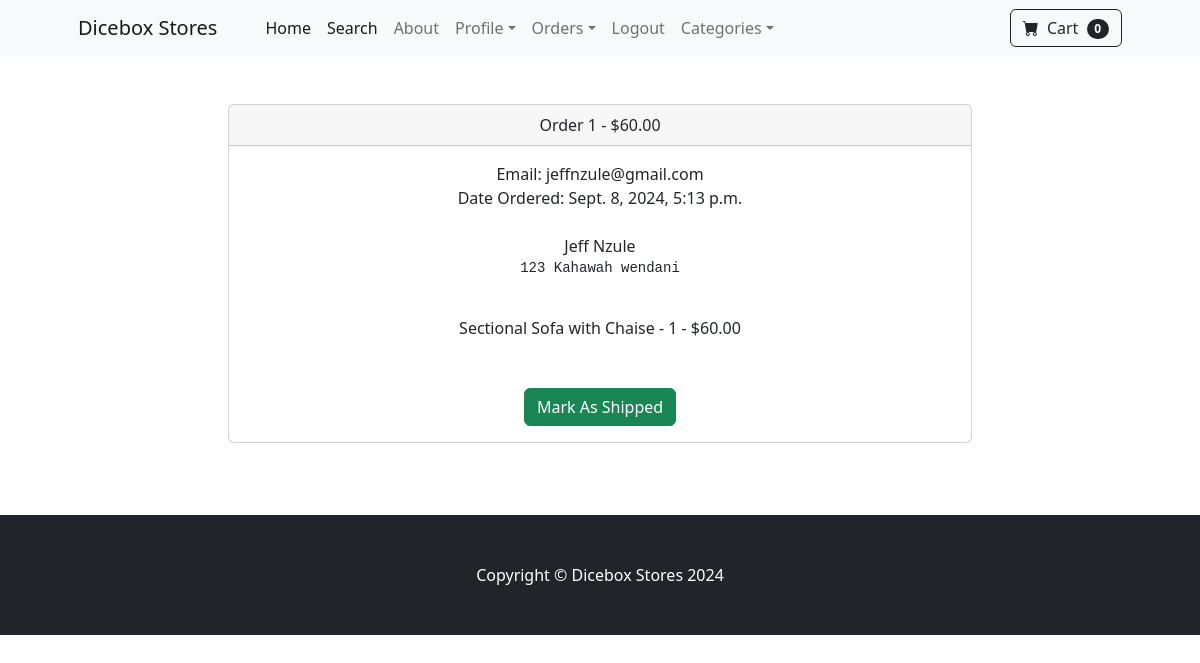
Page /payment/orders/1 (signed in) on the earlier database version.
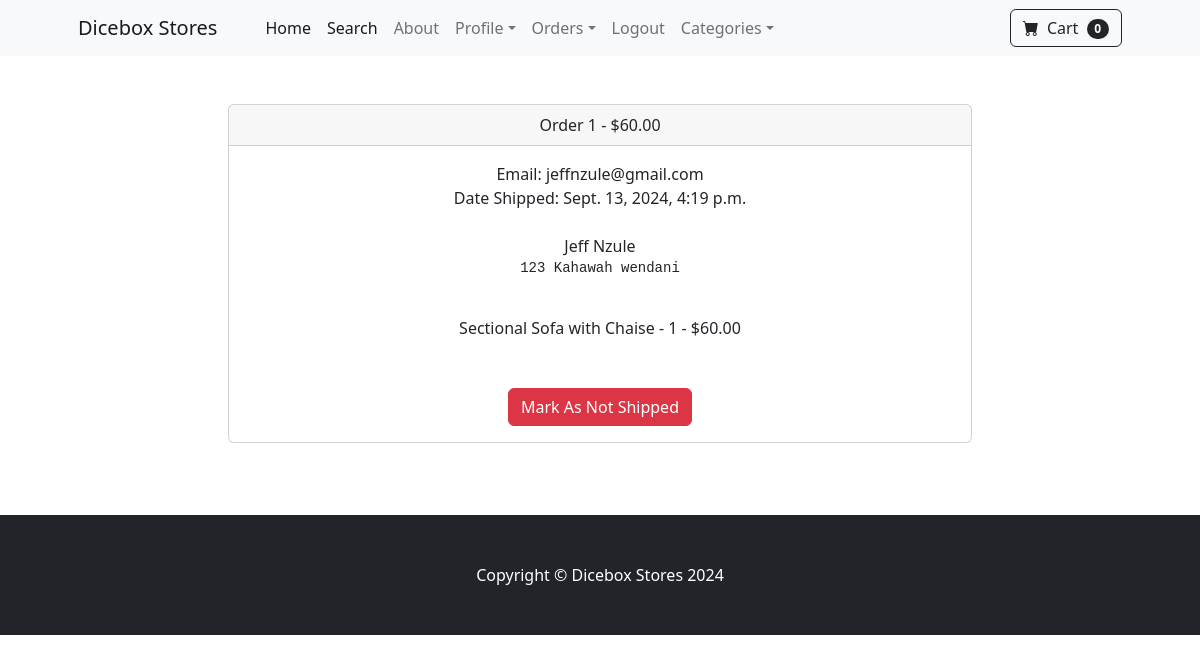
Same page on the later database version.
### payment/models.py (models this page shows, shortened)
class Order(models.Model):
	user = models.ForeignKey(User, on_delete=models.CASCADE, null=True, blank=True)
	full_name = models.CharField(max_length=250)
	email = models.EmailField(max_length=250)
	shipping_address = models.TextField(max_length=15000)
	amount_paid = models.DecimalField(max_digits=7, decimal_places=2)
	date_ordered = models.DateTimeField(auto_now_add=True)
	shipped = models.BooleanField(default=False)
	date_shipped = models.DateTimeField(blank=True, null=True)

### payment/views.py (the view, shortened to what this page needs)
# urls.py: path('orders/<int:pk>', views.orders, name='orders'),
def orders(request, pk):
	if request.user.is_authenticated and request.user.is_superuser:
		order = Order.objects.get(id=pk)
		items = OrderItem.objects.filter(order=pk)
		return render(request, 'payment/orders.html', {"order":order, "items":items})
	else:
		messages.success(request, "Access Denied")
		return redirect('home')

### cart/cart.py (called while the page is built)
    def __len__(self):
        return len(self.cart)

### cart/context_processors.py (called while the page is built)
def cart(request):
	return {'cart': Cart(request)}

### store/models.py (called while the page is built)
    def __str__(self):
        return self.name

### payment/templates/payment/orders.html (shortened to what this page needs)
{% extends 'base.html' %}
{% block content %}
        <div class="container">
        	<div class="row">
        		<center>
        			<div class="col-8">
        				<br/><br/>
<div class="card">
  <div class="card-header">
    Order {{ order.id}} - ${{order.amount_paid}}
  </div>
  <div class="card-body">
    Email: {{ order.email}}<br/>
    {% if order.date_shipped %}
      Date Shipped: {{ order.date_shipped}}
    {% else %}
     Date Ordered: {{ order.date_ordered}}
    {% endif %}
    <br/><br/>
    {{ order.full_name }}<br/>
    <pre>{{ order.shipping_address }}
    </pre>
    {% for item in items %}
      {{ item.product }} - {{ item.quantity }} - ${{ item.price }}<br/>
    {% endfor %}
    <br/><br/>
    {% if not order.shipped %}
    <form method="POST">
      <button type="Submit" class="btn btn-success">Mark As Shipped</button>
    {% else %}
    <form method="POST">
      <button type="Submit" class="btn btn-danger">Mark As Not Shipped</button>
    {% endif %}
  </div>
</div>
<br/>
<br/><br/>
        			</div>
        		</center>
        	</div>
        </div>
{% endblock %}

Differences in the rows shown:
changed Order "jeffnzule@gmail.com": date_shipped (not shown) → "Sept. 13, 2024, 4:19 p.m."; shipped False → True (drawn); date_ordered "Sept. 8, 2024, 5:13 p.m." → (not shown)
Other differences:
text no longer shown: "Date Ordered: Mark As Shipped"
text now shown: "Date Shipped: Mark As Not Shipped"
